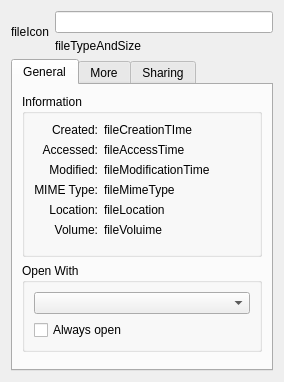
<?xml version="1.0" encoding="UTF-8"?>
<ui version="4.0">
 <class>InfoDialog</class>
 <widget class="QDialog" name="InfoDialog">
  <property name="geometry">
   <rect>
    <x>0</x>
    <y>0</y>
    <width>284</width>
    <height>382</height>
   </rect>
  </property>
  <property name="windowTitle">
   <string>Properties</string>
  </property>
  <layout class="QVBoxLayout" name="verticalLayout_4">
   <item>
    <layout class="QHBoxLayout" name="horizontalLayout">
     <item>
      <widget class="QLabel" name="fileIcon">
       <property name="text">
        <string>fileIcon</string>
       </property>
       <property name="alignment">
        <set>Qt::AlignCenter</set>
       </property>
      </widget>
     </item>
     <item>
      <layout class="QVBoxLayout" name="verticalLayout">
       <item>
        <widget class="QLineEdit" name="fileName"/>
       </item>
       <item>
        <widget class="QLabel" name="fileTypeAndSize">
         <property name="text">
          <string>fileTypeAndSize</string>
         </property>
         <property name="textInteractionFlags">
          <set>Qt::LinksAccessibleByMouse|Qt::TextSelectableByKeyboard|Qt::TextSelectableByMouse</set>
         </property>
        </widget>
       </item>
      </layout>
     </item>
    </layout>
   </item>
   <item>
    <widget class="QTabWidget" name="tabWidget">
     <property name="currentIndex">
      <number>0</number>
     </property>
     <widget class="QWidget" name="tabGeneral">
      <attribute name="title">
       <string>General</string>
      </attribute>
      <layout class="QVBoxLayout" name="verticalLayout_3">
       <item>
        <widget class="QGroupBox" name="infoGroupBox">
         <property name="title">
          <string>Information</string>
         </property>
         <layout class="QHBoxLayout" name="horizontalLayout_2">
          <item>
           <layout class="QGridLayout" name="gridLayout">
            <item row="0" column="0">
             <widget class="QLabel" name="label_8">
              <property name="text">
               <string>Created:</string>
              </property>
              <property name="alignment">
               <set>Qt::AlignRight|Qt::AlignTrailing|Qt::AlignVCenter</set>
              </property>
             </widget>
            </item>
            <item row="3" column="0">
             <widget class="QLabel" name="label_9">
              <property name="text">
               <string>MIME Type:</string>
              </property>
              <property name="alignment">
               <set>Qt::AlignRight|Qt::AlignTrailing|Qt::AlignVCenter</set>
              </property>
             </widget>
            </item>
            <item row="1" column="1">
             <widget class="QLabel" name="fileAccessTime">
              <property name="sizePolicy">
               <sizepolicy hsizetype="Expanding" vsizetype="Preferred">
                <horstretch>0</horstretch>
                <verstretch>0</verstretch>
               </sizepolicy>
              </property>
              <property name="text">
               <string>fileAccessTime</string>
              </property>
              <property name="textInteractionFlags">
               <set>Qt::LinksAccessibleByMouse|Qt::TextSelectableByKeyboard|Qt::TextSelectableByMouse</set>
              </property>
             </widget>
            </item>
            <item row="4" column="0">
             <widget class="QLabel" name="label_4">
              <property name="text">
               <string>Location:</string>
              </property>
              <property name="alignment">
               <set>Qt::AlignRight|Qt::AlignTrailing|Qt::AlignVCenter</set>
              </property>
             </widget>
            </item>
            <item row="3" column="1">
             <widget class="QLabel" name="fileMimeType">
              <property name="sizePolicy">
               <sizepolicy hsizetype="Expanding" vsizetype="Preferred">
                <horstretch>0</horstretch>
                <verstretch>0</verstretch>
               </sizepolicy>
              </property>
              <property name="text">
               <string>fileMimeType</string>
              </property>
             </widget>
            </item>
            <item row="2" column="1">
             <widget class="QLabel" name="fileModificationTime">
              <property name="sizePolicy">
               <sizepolicy hsizetype="Expanding" vsizetype="Preferred">
                <horstretch>0</horstretch>
                <verstretch>0</verstretch>
               </sizepolicy>
              </property>
              <property name="text">
               <string>fileModificationTime</string>
              </property>
              <property name="textInteractionFlags">
               <set>Qt::LinksAccessibleByMouse|Qt::TextSelectableByKeyboard|Qt::TextSelectableByMouse</set>
              </property>
             </widget>
            </item>
            <item row="0" column="1">
             <widget class="QLabel" name="fileCreationTime">
              <property name="sizePolicy">
               <sizepolicy hsizetype="Expanding" vsizetype="Preferred">
                <horstretch>0</horstretch>
                <verstretch>0</verstretch>
               </sizepolicy>
              </property>
              <property name="text">
               <string>fileCreationTIme</string>
              </property>
             </widget>
            </item>
            <item row="1" column="0">
             <widget class="QLabel" name="label_6">
              <property name="text">
               <string>Accessed:</string>
              </property>
              <property name="alignment">
               <set>Qt::AlignRight|Qt::AlignTrailing|Qt::AlignVCenter</set>
              </property>
             </widget>
            </item>
            <item row="2" column="0">
             <widget class="QLabel" name="label_7">
              <property name="text">
               <string>Modified:</string>
              </property>
              <property name="alignment">
               <set>Qt::AlignRight|Qt::AlignTrailing|Qt::AlignVCenter</set>
              </property>
             </widget>
            </item>
            <item row="4" column="1">
             <widget class="QLabel" name="fileLocation">
              <property name="sizePolicy">
               <sizepolicy hsizetype="Expanding" vsizetype="Preferred">
                <horstretch>0</horstretch>
                <verstretch>0</verstretch>
               </sizepolicy>
              </property>
              <property name="text">
               <string>fileLocation</string>
              </property>
              <property name="textInteractionFlags">
               <set>Qt::LinksAccessibleByMouse|Qt::TextSelectableByKeyboard|Qt::TextSelectableByMouse</set>
              </property>
             </widget>
            </item>
            <item row="5" column="0">
             <widget class="QLabel" name="label_5">
              <property name="text">
               <string>Volume:</string>
              </property>
              <property name="alignment">
               <set>Qt::AlignRight|Qt::AlignTrailing|Qt::AlignVCenter</set>
              </property>
             </widget>
            </item>
            <item row="5" column="1">
             <widget class="QLabel" name="fileVolume">
              <property name="sizePolicy">
               <sizepolicy hsizetype="Expanding" vsizetype="Preferred">
                <horstretch>0</horstretch>
                <verstretch>0</verstretch>
               </sizepolicy>
              </property>
              <property name="text">
               <string>fileVoluime</string>
              </property>
              <property name="textInteractionFlags">
               <set>Qt::LinksAccessibleByMouse|Qt::TextSelectableByKeyboard|Qt::TextSelectableByMouse</set>
              </property>
             </widget>
            </item>
            <item row="6" column="0">
             <spacer name="verticalSpacer">
              <property name="orientation">
               <enum>Qt::Vertical</enum>
              </property>
              <property name="sizeHint" stdset="0">
               <size>
                <width>20</width>
                <height>40</height>
               </size>
              </property>
             </spacer>
            </item>
           </layout>
          </item>
         </layout>
        </widget>
       </item>
       <item>
        <widget class="QGroupBox" name="openWithGroupBox">
         <property name="title">
          <string>Open With</string>
         </property>
         <layout class="QVBoxLayout" name="verticalLayout_2">
          <item>
           <widget class="QComboBox" name="preferredAppCombo"/>
          </item>
          <item>
           <widget class="QCheckBox" name="alwaysOpenWithApp">
            <property name="text">
             <string>Always open</string>
            </property>
           </widget>
          </item>
         </layout>
        </widget>
       </item>
       <item>
        <spacer name="verticalSpacer_2">
         <property name="orientation">
          <enum>Qt::Vertical</enum>
         </property>
         <property name="sizeHint" stdset="0">
          <size>
           <width>20</width>
           <height>40</height>
          </size>
         </property>
        </spacer>
       </item>
      </layout>
     </widget>
     <widget class="QWidget" name="tabMore">
      <attribute name="title">
       <string>More</string>
      </attribute>
     </widget>
     <widget class="QWidget" name="tabSharing">
      <attribute name="title">
       <string>Sharing</string>
      </attribute>
      <layout class="QVBoxLayout" name="verticalLayout_5">
       <item>
        <widget class="QGroupBox" name="fileOwnerGroupBox">
         <property name="title">
          <string>Owner</string>
         </property>
         <layout class="QGridLayout" name="gridLayout_2">
          <item row="1" column="0">
           <widget class="QLabel" name="label_2">
            <property name="sizePolicy">
             <sizepolicy hsizetype="Minimum" vsizetype="Preferred">
              <horstretch>0</horstretch>
              <verstretch>0</verstretch>
             </sizepolicy>
            </property>
            <property name="text">
             <string>Group:</string>
            </property>
            <property name="alignment">
             <set>Qt::AlignRight|Qt::AlignTrailing|Qt::AlignVCenter</set>
            </property>
           </widget>
          </item>
          <item row="0" column="0">
           <widget class="QLabel" name="label">
            <property name="sizePolicy">
             <sizepolicy hsizetype="Minimum" vsizetype="Preferred">
              <horstretch>0</horstretch>
              <verstretch>0</verstretch>
             </sizepolicy>
            </property>
            <property name="text">
             <string>Owner:</string>
            </property>
            <property name="alignment">
             <set>Qt::AlignRight|Qt::AlignTrailing|Qt::AlignVCenter</set>
            </property>
           </widget>
          </item>
          <item row="1" column="1">
           <widget class="QComboBox" name="fileGroupCombo">
            <property name="sizePolicy">
             <sizepolicy hsizetype="MinimumExpanding" vsizetype="Fixed">
              <horstretch>0</horstretch>
              <verstretch>0</verstretch>
             </sizepolicy>
            </property>
           </widget>
          </item>
          <item row="0" column="1">
           <widget class="QLabel" name="fileOwner">
            <property name="sizePolicy">
             <sizepolicy hsizetype="MinimumExpanding" vsizetype="Preferred">
              <horstretch>0</horstretch>
              <verstretch>0</verstretch>
             </sizepolicy>
            </property>
            <property name="text">
             <string>fileOwner</string>
            </property>
           </widget>
          </item>
         </layout>
        </widget>
       </item>
       <item>
        <widget class="QGroupBox" name="permissionGroupBox">
         <property name="title">
          <string>Permission</string>
         </property>
         <layout class="QGridLayout" name="gridLayout_3">
          <item row="2" column="0">
           <widget class="QLabel" name="label_11">
            <property name="sizePolicy">
             <sizepolicy hsizetype="Minimum" vsizetype="Preferred">
              <horstretch>0</horstretch>
              <verstretch>0</verstretch>
             </sizepolicy>
            </property>
            <property name="text">
             <string>Everyone:</string>
            </property>
            <property name="alignment">
             <set>Qt::AlignRight|Qt::AlignTrailing|Qt::AlignVCenter</set>
            </property>
           </widget>
          </item>
          <item row="0" column="0">
           <widget class="QLabel" name="label_3">
            <property name="sizePolicy">
             <sizepolicy hsizetype="Minimum" vsizetype="Preferred">
              <horstretch>0</horstretch>
              <verstretch>0</verstretch>
             </sizepolicy>
            </property>
            <property name="text">
             <string>Owner:</string>
            </property>
            <property name="alignment">
             <set>Qt::AlignRight|Qt::AlignTrailing|Qt::AlignVCenter</set>
            </property>
           </widget>
          </item>
          <item row="1" column="1">
           <layout class="QHBoxLayout" name="horizontalLayout_4">
            <item>
             <widget class="QToolButton" name="groupReadButton">
              <property name="text">
               <string>Read</string>
              </property>
              <property name="checkable">
               <bool>true</bool>
              </property>
             </widget>
            </item>
            <item>
             <widget class="QToolButton" name="groupWriteButton">
              <property name="text">
               <string>Write</string>
              </property>
              <property name="checkable">
               <bool>true</bool>
              </property>
             </widget>
            </item>
            <item>
             <widget class="QToolButton" name="groupExecuteButton">
              <property name="text">
               <string>Execute</string>
              </property>
              <property name="checkable">
               <bool>true</bool>
              </property>
             </widget>
            </item>
           </layout>
          </item>
          <item row="0" column="1">
           <layout class="QHBoxLayout" name="horizontalLayout_3">
            <item>
             <widget class="QToolButton" name="ownerReadButton">
              <property name="text">
               <string>Read</string>
              </property>
              <property name="checkable">
               <bool>true</bool>
              </property>
              <property name="checked">
               <bool>false</bool>
              </property>
             </widget>
            </item>
            <item>
             <widget class="QToolButton" name="ownerWriteButton">
              <property name="text">
               <string>Write</string>
              </property>
              <property name="checkable">
               <bool>true</bool>
              </property>
             </widget>
            </item>
            <item>
             <widget class="QToolButton" name="ownerExecuteButton">
              <property name="text">
               <string>Execute</string>
              </property>
              <property name="checkable">
               <bool>true</bool>
              </property>
             </widget>
            </item>
           </layout>
          </item>
          <item row="2" column="1">
           <layout class="QHBoxLayout" name="horizontalLayout_5">
            <item>
             <widget class="QToolButton" name="otherReadButton">
              <property name="text">
               <string>Read</string>
              </property>
              <property name="checkable">
               <bool>true</bool>
              </property>
             </widget>
            </item>
            <item>
             <widget class="QToolButton" name="otherWriteButton">
              <property name="text">
               <string>Write</string>
              </property>
              <property name="checkable">
               <bool>true</bool>
              </property>
             </widget>
            </item>
            <item>
             <widget class="QToolButton" name="otherExecuteButton">
              <property name="text">
               <string>Execute</string>
              </property>
              <property name="checkable">
               <bool>true</bool>
              </property>
             </widget>
            </item>
           </layout>
          </item>
          <item row="1" column="0">
           <widget class="QLabel" name="label_10">
            <property name="sizePolicy">
             <sizepolicy hsizetype="Minimum" vsizetype="Preferred">
              <horstretch>0</horstretch>
              <verstretch>0</verstretch>
             </sizepolicy>
            </property>
            <property name="text">
             <string>Group:</string>
            </property>
            <property name="alignment">
             <set>Qt::AlignRight|Qt::AlignTrailing|Qt::AlignVCenter</set>
            </property>
           </widget>
          </item>
         </layout>
        </widget>
       </item>
       <item>
        <spacer name="verticalSpacer_3">
         <property name="orientation">
          <enum>Qt::Vertical</enum>
         </property>
         <property name="sizeHint" stdset="0">
          <size>
           <width>20</width>
           <height>316</height>
          </size>
         </property>
        </spacer>
       </item>
      </layout>
     </widget>
    </widget>
   </item>
  </layout>
 </widget>
 <resources/>
 <connections/>
</ui>
